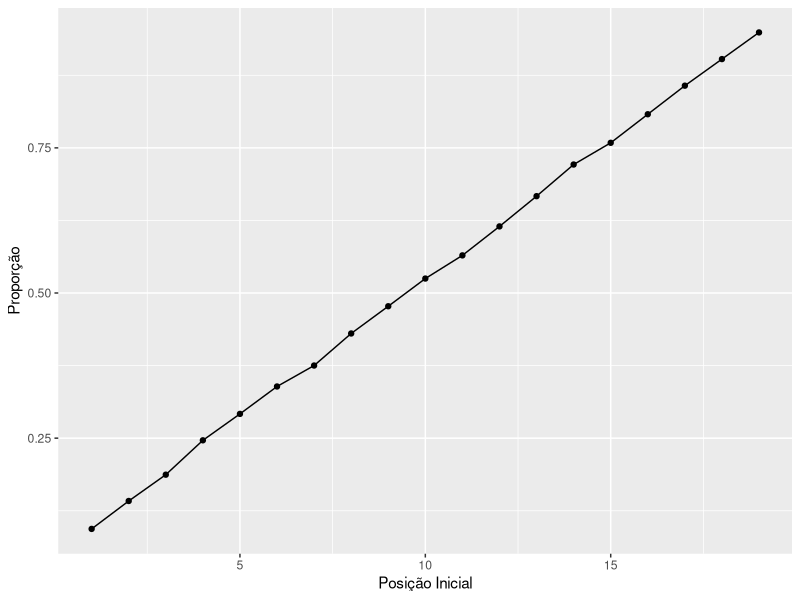

R code for this plot:
library(ggplot2)

# Lista 01
# Aluno: Marcel Fernando Lobo de Féo - 12211BCC042
#------------------------------------------------------------

# Exercício 01:

# (a)
a <- seq(10, 30, by = 1)
a

# (b)
b <- seq(30, 10, by = -1)
b

# (c)
c <- vetor <- c(seq(10, 30, by = 1), seq(30, 10, by = -1))
c

#------------------------------------------------------------

# Exercício 02:

# (a)
vet1 <- seq(2, 8, by = 2)
vet2 <- rep(vet1, times = 10)
vet2

# (b)
vet3 <- rep(vet1, times = 11)
vet4 <- vet3[seq(1, 41)]
vet4

#------------------------------------------------------------

# Exercício 03:

# (a)
n1 <- seq(20, 30, by = 1) 
r1 <- sum(n1^2 + 4*n1)
r1

# (b)
n2 <- seq(10, 20, by = 1)
r2 <- sum((3^n2)/n2 + (2^n2)/(n2^2))
r2

#------------------------------------------------------------

# Exercício 04:

sorteio <- sample(x = 1:100, size = 40, replace = TRUE)

# (a)
total_pares = sum(sorteio %% 2 == 0)

# (b)
maior_setenta = sum(sorteio > 70)

# (c)
for(i in 1:40) {
  if(sorteio[i] %% 2 != 0) {
    print(i)
  }
}

#------------------------------------------------------------

# Exercício 05:

joga_dado <- function() {
  acertos <- 0
  n <- 0
  
  while(acertos < 2) {
    dado <- sample(x = 1:6, size = 1, replace = TRUE)
    
    if(dado == 4) {
      acertos <- acertos + 1
    }
    
    n <- n + 1
  }

  return(n)
}

#------------------------------------------------------------

# Exercício 06:

quantidades <- c()

for(i in 1:10000) {
  num_lancamento <- joga_dado()
  quantidades[i] <- num_lancamento
}

# mean(quantidades) - A média que calculamos mostra a média de quantos lançamentos são necessários para que o número 4 seja obtido pela segunda vez durante uma sequência de lançamentos do dado.

#------------------------------------------------------------

# Exercício 07:

fibonacci <- function(n) {
  if (n < 3) {
    stop("O valor de entrada da função deve ser n >= 3.")
  }
  
  x <- c(1, 1)
  
  for (i in 3:n) { x[i] <- x[i-1] + x[i-2] }
  
  return(x)
}

#------------------------------------------------------------

# Exercício 08:

funcionarios <- c("Michael Scott", "Dwight Schrute", "Jim Halpert", "Kevin Malone", "Creed Bratton")

resultado_sorteio <- c()
num_sorteio <- 0

for(i in 1:100000) {
  amigo_oculto <- sample(x = 1:5, size = 5, replace = TRUE)
  certo <- 1
  
  for(j in 1:5) {
    if(j == amigo_oculto[j]) {
      certo <- 0
      break
    }
  }
  
  resultado_sorteio[i] <- ifelse(certo, 0, 1)
}

mean(resultado_sorteio == 0)

#------------------------------------------------------------

# Exercício 09:

resultados_jogos <- c()

for (i in 1:100000) {
  
  lancamento1 <- sample(x = 1:6, size = 1)
  lancamento2 <- sample(x = 1:6, size = 1)
  
  soma_dados <- lancamento1 + lancamento2
  nova_soma <- soma_dados
  
  if (soma_dados == 7 | soma_dados == 11) {
    cat(sprintf("%d + %d = %d. Você venceu!\n", lancamento1, lancamento2, soma_dados))
    resultados_jogos[i] <- 1
    
  } else if (soma_dados == 2 | soma_dados == 3 | soma_dados == 12) {
    cat(sprintf("%d + %d = %d. Você perdeu!\n", lancamento1, lancamento2, soma_dados))
    resultados_jogos[i] <- 0
    
  } else {
    repeat {
      lancamento1 <- sample(x = 1:6, size = 1)
      lancamento2 <- sample(x = 1:6, size = 1)
      nova_soma <- lancamento1 + lancamento2
      
      if (nova_soma == 7 | nova_soma == soma_dados) {
        break
      }
    }
    
    if (nova_soma == 7) {
      cat(sprintf("%d + %d = %d. Você perdeu!\n", lancamento1, lancamento2, nova_soma))
      resultados_jogos[i] <- 0
      
    } else {
      cat(sprintf("%d + %d = %d. Você venceu!\n", lancamento1, lancamento2, nova_soma))
      resultados_jogos[i] <- 1
    }
  }
}

mean(resultados_jogos)

#------------------------------------------------------------

# Exercício 10:

# letra a
funcao_a <- function(l) {

  chegou <- 0
  caiu <- 0
  while(chegou == 0 & caiu == 0) {
    if (l >= 20) {
      print("Luke está em casa!")
      chegou <- 1
    } else if (l < 0) {
      print("Luke caiu no precipício!")
      caiu <- 1
    } else {
      sorteio_moeda = sample(x = 1:2, size = 1) # 1 -> coroa e 2 -> cara
      
      if (sorteio_moeda == 1) {
        l = l - 1
      } else {
        l = l + 1
      } 
    }
    
  }  
}

# letra b

funcao_b <- function(l) {
  
  resultados_luke <- c()
  
  for (i in 1:10000) {
    chegou <- 0
    caiu <- 0
    l_teste <- l
    
    while(chegou == 0 & caiu == 0) {
      if (l_teste >= 20) {
        chegou <- 1
        resultados_luke[i] <- 1
      } else if (l_teste < 0) {
        caiu <- 1
        resultados_luke[i] <- 0
      } else {
        sorteio_moeda = sample(x = 1:2, size = 1) # 1 -> coroa e 2 -> cara
        
        if (sorteio_moeda == 1) {
          l_teste = l_teste - 1
        } else {
          l_teste = l_teste + 1
        } 
      }
      
    }    
  }
  
  return (mean(resultados_luke))
  
}

# letra c
resultados_grafico <- c()
  
for (i in 1:19) { resultados_grafico[i] <- funcao_b(i) }

dados <- data.frame(L = 1:19, Proporcao = resultados_grafico)

ggplot(dados, aes(x = 1:19, y = resultados_grafico)) +
  geom_line() +
  geom_point() +
  labs(x = "Posição Inicial", y = "Proporção")

#------------------------------------------------------------

# Exercício 11:

# letra a
link_passeio <- function(n) {
  passos <- sample(c("L", "R", "U", "D"), n, replace = TRUE)
  ponto <- c(0, 0)
  
  for (p in passos) {
    if (p == "L") {
      ponto[1] <- ponto[1] - 1
    } else if (p == "R") {
      ponto[1] <- ponto[1] + 1
    } else if (p == "U") {
      ponto[2] <- ponto[2] + 1
    } else if (p == "D") {
      ponto[2] <- ponto[2] - 1
    }
  }
  
  return(ponto)
}

ponto_final <- link_passeio(8)
sprintf("Posição final: (%d, %d)", ponto_final[1], ponto_final[2])

# letra b
